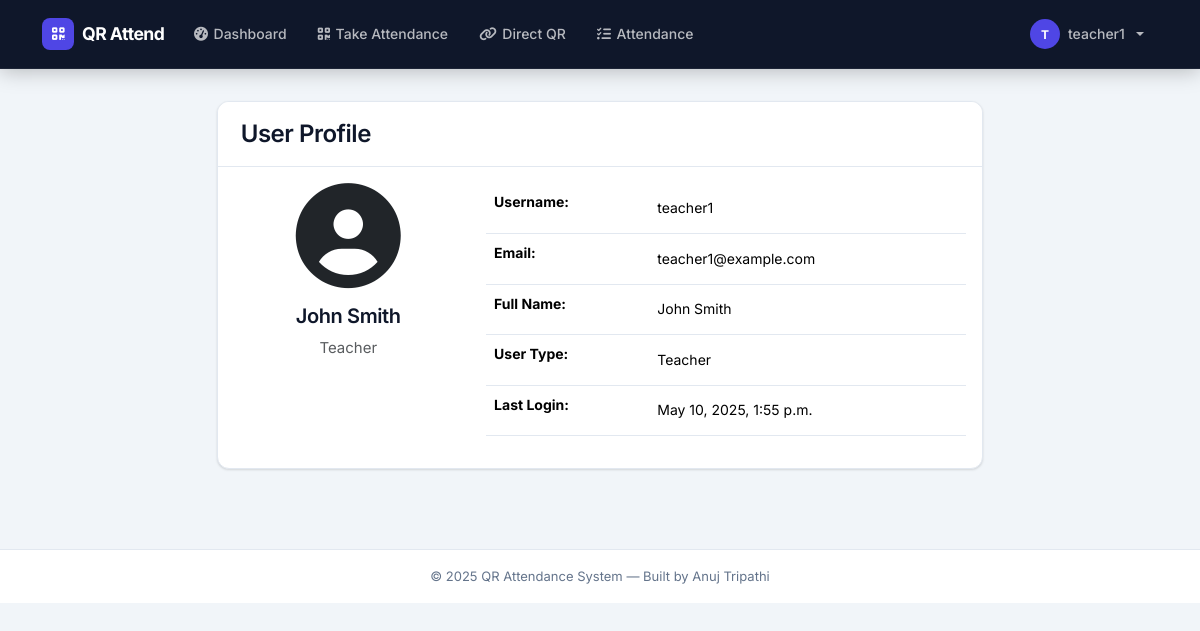
The app's page /accounts/profile/ (signed in), older data.
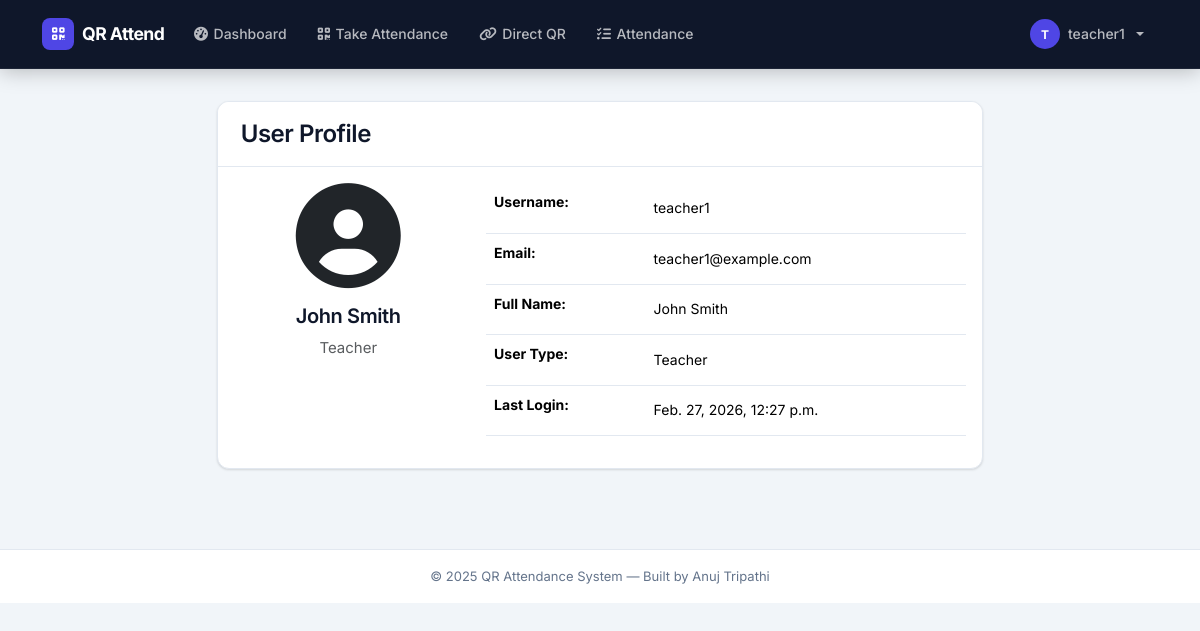
The same page, newer data.
### accounts/models.py (models this page shows, shortened)
class CustomUser(AbstractUser):
    USER_TYPE_CHOICES = (
        ('ADMIN', 'Admin'),
        ('TEACHER', 'Teacher'),
        ('STUDENT', 'Student'),
    )
    user_type = models.CharField(max_length=10, choices=USER_TYPE_CHOICES, default='STUDENT')
    class Meta:
        permissions = [
            ("can_manage_users", "Can manage all users"),
            ("can_manage_attendance", "Can manage attendance"),
            ("can_view_reports", "Can view attendance reports"),
        ]
    @property
    def is_admin(self):
        return self.user_type == 'ADMIN'
    @property
    def is_teacher(self):
        return self.user_type == 'TEACHER'

### accounts/views.py (the view)
# urls.py: path('profile/', views.profile_view, name='profile'),
@login_required
def profile_view(request):
    return render(request, 'accounts/profile.html')

### templates/accounts/profile.html (shortened to what this page needs)
{% extends 'base/base.html' %}
{% block content %}
<div class="row">
    <div class="col-md-8 offset-md-2">
        <div class="card">
            <div class="card-header bg-primary text-white">
                <h4 class="mb-0">User Profile</h4>
            </div>
            <div class="card-body">
                <div class="row">
                    <div class="col-md-4 text-center">
                        <i class="fas fa-user-circle fa-7x mb-3"></i>
                        <h5>{{ user.get_full_name }}</h5>
                        <p class="text-muted">{{ user.get_user_type_display }}</p>
                    </div>
                    <div class="col-md-8">
                        <table class="table">
                            <tr>
                                <th>Username:</th>
                                <td>{{ user.username }}</td>
                            </tr>
                            <tr>
                                <th>Email:</th>
                                <td>{{ user.email }}</td>
                            </tr>
                            <tr>
                                <th>Full Name:</th>
                                <td>{{ user.get_full_name }}</td>
                            </tr>
                            <tr>
                                <th>User Type:</th>
                                <td>{{ user.get_user_type_display }}</td>
                            </tr>
                            <tr>
                                <th>Last Login:</th>
                                <td>{{ user.last_login }}</td>
                            </tr>
                        </table>
                    </div>
                </div>
            </div>
        </div>
    </div>
</div>
{% endblock %}

### templates/base/base.html (shortened to what this page needs)
{% load static %}
<!doctype html>
<html lang="en">
  <head>
    <link
      href="https://cdn.jsdelivr.net/npm/bootstrap@5.3.2/dist/css/bootstrap.min.css"
      rel="stylesheet"
    />
    <link
      rel="stylesheet"
      href="https://cdnjs.cloudflare.com/ajax/libs/font-awesome/6.5.0/css/all.min.css"
    />
    <link rel="stylesheet" href="{% static 'css/style.css' %}" />
  </head>
  <body>
    <nav class="navbar navbar-expand-lg">
      <div class="container">
        <a class="navbar-brand" href="{% url 'core:home' %}">
          <span class="brand-icon"><i class="fas fa-qrcode"></i></span>
          QR Attend
        </a>
        <div class="collapse navbar-collapse" id="navbarNav">
          <ul class="navbar-nav me-auto gap-1">
            {% if user.is_authenticated %}
            <li class="nav-item">
              <a class="nav-link" href="{% url 'core:home' %}">
                <i class="fas fa-gauge-high"></i> Dashboard
              </a>
            </li>
            {% if user.is_admin %}
            <li class="nav-item">
              <a class="nav-link" href="/admin/accounts/customuser/">
                <i class="fas fa-users"></i> Users
              </a>
            </li>
            <li class="nav-item">
              <a class="nav-link" href="{% url 'attendance:attendance_list' %}">
                <i class="fas fa-chart-line"></i> Reports
              </a>
            </li>
            {% elif user.is_teacher %}
            <li class="nav-item">
              <a class="nav-link" href="{% url 'attendance:take_attendance' %}">
                <i class="fas fa-qrcode"></i> Take Attendance
              </a>
            </li>
            <li class="nav-item">
              <a
                class="nav-link"
                href="{% url 'attendance:generate_direct_qr' %}"
              >
                <i class="fas fa-link"></i> Direct QR
              </a>
            </li>
            <li class="nav-item">
              <a class="nav-link" href="{% url 'attendance:attendance_list' %}">
                <i class="fas fa-list-check"></i> Attendance
              </a>
            </li>
            {% endif %} {% endif %}
          </ul>
          <ul class="navbar-nav">
            {% if user.is_authenticated %}
            <li class="nav-item dropdown">
              <a
                class="nav-link dropdown-toggle"
                href="#"
                id="navbarDropdown"
                role="button"
                data-bs-toggle="dropdown"
                aria-expanded="false"
              >
                <span class="user-avatar">{{ user.username|first }}</span>
                {{ user.username }}
              </a>
            </li>
            {% else %}
            <li class="nav-item">
              <a class="nav-link" href="{% url 'accounts:login' %}">
                <i class="fas fa-right-to-bracket me-1"></i>Login
              </a>
            </li>
            {% endif %}
          </ul>
        </div>
      </div>
    </nav>
    <div class="main-content">{% block content %}{% endblock %}</div>
    <footer class="site-footer">
      &copy; 2025 QR Attendance System &mdash; Built by Anuj Tripathi
    </footer>
  </body>
</html>

### static/css/style.css (style rules this page uses)
:root { --primary: #4f46e5; --primary-dark: #3730a3; --primary-light: #ede9fe; --accent: #06b6d4; --success: #10b981; --warning: #f59e0b; --danger: #ef4444; --surface: #ffffff; --surface-alt: #f8fafc; --border: #e2e8f0; --text: #0f172a; --text-muted: #64748b; --nav-bg: #0f172a; --shadow-sm: 0 1px 3px rgba(0, 0, 0, 0.08), 0 1px 2px rgba(0, 0, 0, 0.06); --shadow: 0 4px 16px rgba(15, 23, 42, 0.1); --shadow-lg: 0 10px 40px rgba(15, 23, 42, 0.14); --radius: 12px; --radius-sm: 8px; --transition: 0.2s ease; }
*, *::before, *::after { box-sizing: border-box; }
body { font-family: "Inter", -apple-system, BlinkMacSystemFont, sans-serif; background-color: #f1f5f9; color: var(--text); font-size: 0.9375rem; line-height: 1.6; min-height: 100vh; }
h1, h2, h3, h4, h5, h6 { font-weight: 600; letter-spacing: -0.02em; color: var(--text); }
a { color: var(--primary); transition: color var(--transition); }
.navbar { background: var(--nav-bg) !important; border-bottom: 1px solid rgba(255, 255, 255, 0.06); padding: 0.75rem 0; box-shadow: 0 2px 20px rgba(0, 0, 0, 0.25); position: sticky; top: 0; z-index: 1030; }
.navbar-brand { font-weight: 700; font-size: 1.1rem; letter-spacing: -0.03em; color: #ffffff !important; display: flex; align-items: center; gap: 0.5rem; }
.navbar-brand .brand-icon { width: 32px; height: 32px; border-radius: 8px; background: var(--primary); display: inline-flex; align-items: center; justify-content: center; font-size: 0.9rem; color: #fff; }
.navbar-nav .nav-link { color: rgba(255, 255, 255, 0.7) !important; font-weight: 500; font-size: 0.875rem; padding: 0.45rem 0.85rem !important; border-radius: 6px; transition: background var(--transition), color var(--transition); display: flex; align-items: center; gap: 0.35rem; }
.navbar .dropdown-toggle { display: flex; align-items: center; gap: 0.5rem; }
.user-avatar { width: 30px; height: 30px; background: var(--primary); border-radius: 50%; display: inline-flex; align-items: center; justify-content: center; font-size: 0.75rem; font-weight: 700; color: #fff; text-transform: uppercase; }
.main-content { max-width: 1200px; margin: 0 auto; padding: 2rem 1.25rem; }
.card { border: 1px solid var(--border); border-radius: var(--radius); box-shadow: var(--shadow-sm); background: var(--surface); transition: box-shadow var(--transition), transform var(--transition); overflow: hidden; }
.card-header { background: var(--surface) !important; border-bottom: 1px solid var(--border) !important; padding: 1.1rem 1.4rem; font-weight: 600; }
.table { border-collapse: separate; border-spacing: 0; font-size: 0.875rem; }
.table tbody tr { transition: background var(--transition), transform var(--transition); border-bottom: 1px solid var(--border); }
.table tbody td { padding: 0.85rem 1rem; vertical-align: middle; border: none; border-bottom: 1px solid var(--border); }
.site-footer { background: var(--surface); border-top: 1px solid var(--border); padding: 1rem 0; margin-top: 3rem; text-align: center; font-size: 0.8125rem; color: var(--text-muted); }

Row changes from the older to the newer data that the page shows:
changed CustomUser "John Smith": last_login "May 10, 2025, 1:55 p.m." → "Feb. 27, 2026, 12:27 p.m."
